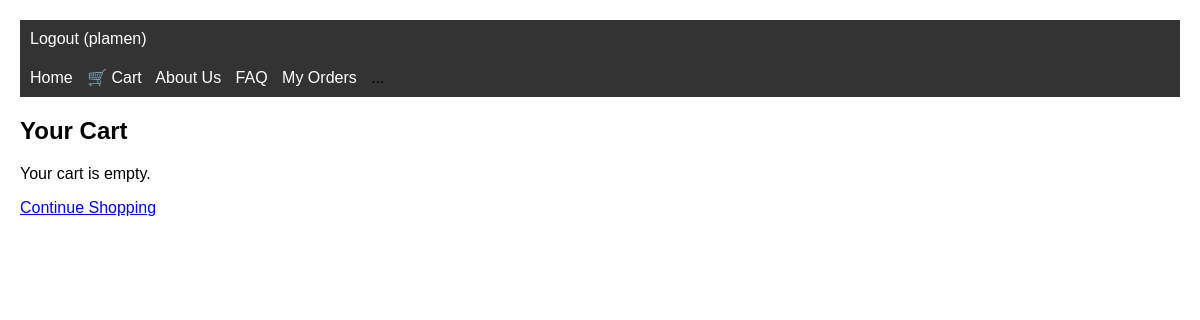
/products/cart/ (signed in), run on an earlier commit of the app's database.
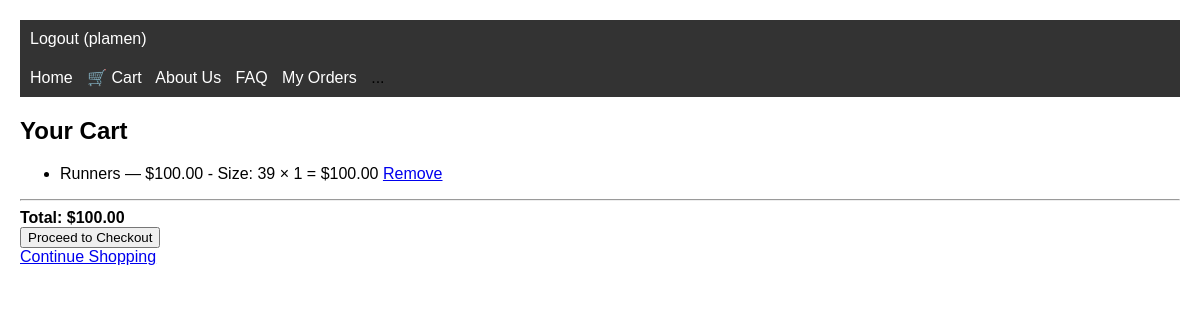
And on a later commit of the database.
### products/models.py (models this page shows, shortened)
class CartItem(models.Model):
    cart = models.ForeignKey(Cart, related_name='items', on_delete=models.CASCADE)
    shoe = models.ForeignKey('Shoe', on_delete=models.CASCADE)
    quantity = models.PositiveIntegerField(default=1)
    size = models.CharField(max_length=5, default='42')
    def total_price(self):
        return self.quantity * self.shoe.price

class Shoe(models.Model):
    name = models.CharField(max_length=255)
    brand = models.CharField(max_length=100)
    price = models.DecimalField(max_digits=10, decimal_places=2)
    description = models.TextField(blank = True)
    image = models.ImageField(upload_to='shoes/', blank=True, null=True)
    stock = models.PositiveIntegerField()
    size = models.CharField(max_length=5,default= '42')

### products/views.py (the view)
# urls.py: path('cart/', cart_detail, name='cart_detail'),
@login_required
def cart_detail(request):
    cart, created = Cart.objects.get_or_create(user=request.user)
    return render(request, 'products/cart_detail.html', {
        'cart': cart,
        'items': cart.items.all(),
        'total': cart.total_price()
    })

### products/models.py (called while the page is built)
    def total_price(self):
        return sum(item.total_price() for item in self.items.all())

### templates/products/cart_detail.html
{% extends 'base.html' %}
{% block content %}
<h2>Your Cart</h2>
{% if items %}
    <ul>
        {% for item in items %}
            <li>
                {{ item.shoe.name }} — ${{ item.shoe.price }} - Size: {{ item.size }} × {{ item.quantity }} =
                ${{ item.total_price|floatformat:2 }}
                <a href="{% url 'remove_from_cart' item.shoe.id %}">Remove</a>
            </li>
        {% endfor %}
    </ul>
    <hr>
    <strong>Total: ${{ total|floatformat:2 }}</strong>
    <form method="get" action="{% url 'checkout' %}">
        <button type="submit">Proceed to Checkout</button>
    </form>
{% else %}
    <p>Your cart is empty.</p>
{% endif %}
<a href="{% url 'product_list' %}">Continue Shopping</a>
{% endblock %}

What changed in the data, as far as the page shows it:
added CartItem: shoe.name "Runners", shoe.price "100.00", size "39", quantity "1", total_price "100.00"
Also different on the page:
{{ total|floatformat:2 }}: (not shown) → "100.00"
text no longer shown: "Your cart is empty."
text now shown: "Total: $ Proceed to Checkout"
